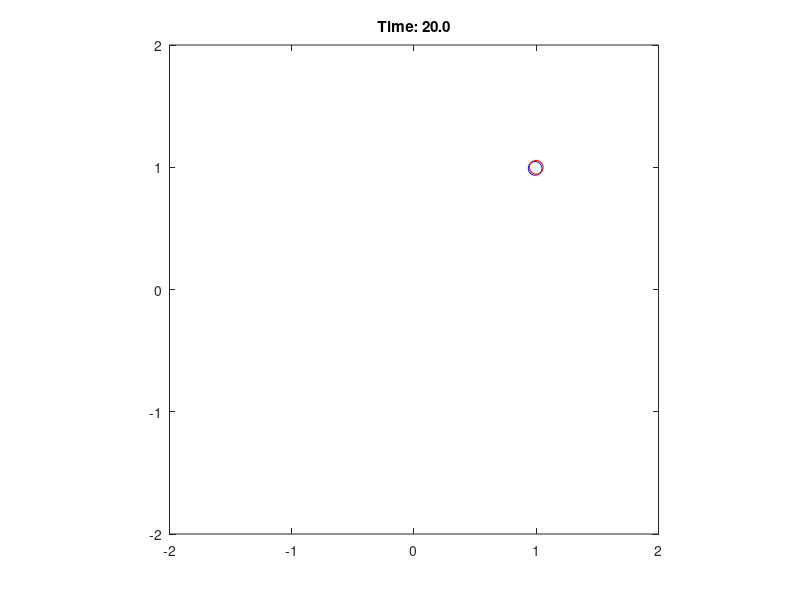

Write the MATLAB code that produced this figure.
% 单个智能体的PID控制

% 初始化位置和速度
position = [0; 0];  % 初始位置
velocity = [0; 0];  % 初始速度
desired_position = [1; 1];  % 期望位置

% 控制增益
Kp = 1;  % 比例增益
Ki = 0.1;  % 积分增益
Kd = 0.5;  % 微分增益

% 初始化误差项
integral_error = [0; 0];
previous_error = desired_position - position;

% 仿真参数
dt = 0.1;  % 时间步长
simulation_time = 20;  % 仿真总时间

% 主循环进行仿真
for t = 0:dt:simulation_time
    % 计算误差
    error = desired_position - position;
    
    % 积分误差
    integral_error = integral_error + error * dt;
    
    % 微分误差
    derivative_error = (error - previous_error) / dt;
    
    % PID控制力
    control_force = Kp * error + Ki * integral_error + Kd * derivative_error;
    
    % 更新速度和位置
    velocity = velocity + control_force * dt;
    position = position + velocity * dt;
    
    % 更新上一次的误差
    previous_error = error;
    
    % 绘制当前时刻的位置
    figure(1);
    plot(position(1), position(2), 'bo', 'MarkerSize', 10);
    hold on;
    plot(desired_position(1), desired_position(2), 'ro', 'MarkerSize', 10);  % 绘制期望位置
    hold off;
    axis equal;
    title(sprintf('Time: %.1f', t));
    xlim([-2 2]);
    ylim([-2 2]);
    pause(0.1);
end
